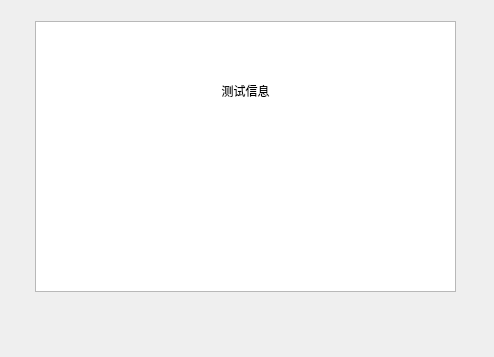
<?xml version="1.0" encoding="UTF-8"?>
<ui version="4.0">
 <class>Dialog</class>
 <widget class="QDialog" name="Dialog">
  <property name="geometry">
   <rect>
    <x>0</x>
    <y>0</y>
    <width>494</width>
    <height>357</height>
   </rect>
  </property>
  <property name="windowTitle">
   <string>Dialog</string>
  </property>
  <widget class="QTextBrowser" name="textBrowser">
   <property name="geometry">
    <rect>
     <x>35</x>
     <y>21</y>
     <width>421</width>
     <height>271</height>
    </rect>
   </property>
   <property name="html">
    <string>&lt;!DOCTYPE HTML PUBLIC &quot;-//W3C//DTD HTML 4.0//EN&quot; &quot;http://www.w3.org/TR/REC-html40/strict.dtd&quot;&gt;
&lt;html&gt;&lt;head&gt;&lt;meta name=&quot;qrichtext&quot; content=&quot;1&quot; /&gt;&lt;style type=&quot;text/css&quot;&gt;
p, li { white-space: pre-wrap; }
&lt;/style&gt;&lt;/head&gt;&lt;body style=&quot; font-family:'SimSun'; font-size:9pt; font-weight:400; font-style:normal;&quot;&gt;
&lt;p align=&quot;center&quot; style=&quot;-qt-paragraph-type:empty; margin-top:0px; margin-bottom:0px; margin-left:0px; margin-right:0px; -qt-block-indent:0; text-indent:0px;&quot;&gt;&lt;br /&gt;&lt;/p&gt;
&lt;p align=&quot;center&quot; style=&quot;-qt-paragraph-type:empty; margin-top:0px; margin-bottom:0px; margin-left:0px; margin-right:0px; -qt-block-indent:0; text-indent:0px;&quot;&gt;&lt;br /&gt;&lt;/p&gt;
&lt;p align=&quot;center&quot; style=&quot;-qt-paragraph-type:empty; margin-top:0px; margin-bottom:0px; margin-left:0px; margin-right:0px; -qt-block-indent:0; text-indent:0px;&quot;&gt;&lt;br /&gt;&lt;/p&gt;
&lt;p align=&quot;center&quot; style=&quot;-qt-paragraph-type:empty; margin-top:0px; margin-bottom:0px; margin-left:0px; margin-right:0px; -qt-block-indent:0; text-indent:0px;&quot;&gt;&lt;br /&gt;&lt;/p&gt;
&lt;p align=&quot;center&quot; style=&quot; margin-top:0px; margin-bottom:0px; margin-left:0px; margin-right:0px; -qt-block-indent:0; text-indent:0px;&quot;&gt;测试信息&lt;/p&gt;&lt;/body&gt;&lt;/html&gt;</string>
   </property>
  </widget>
 </widget>
 <resources/>
 <connections/>
</ui>
